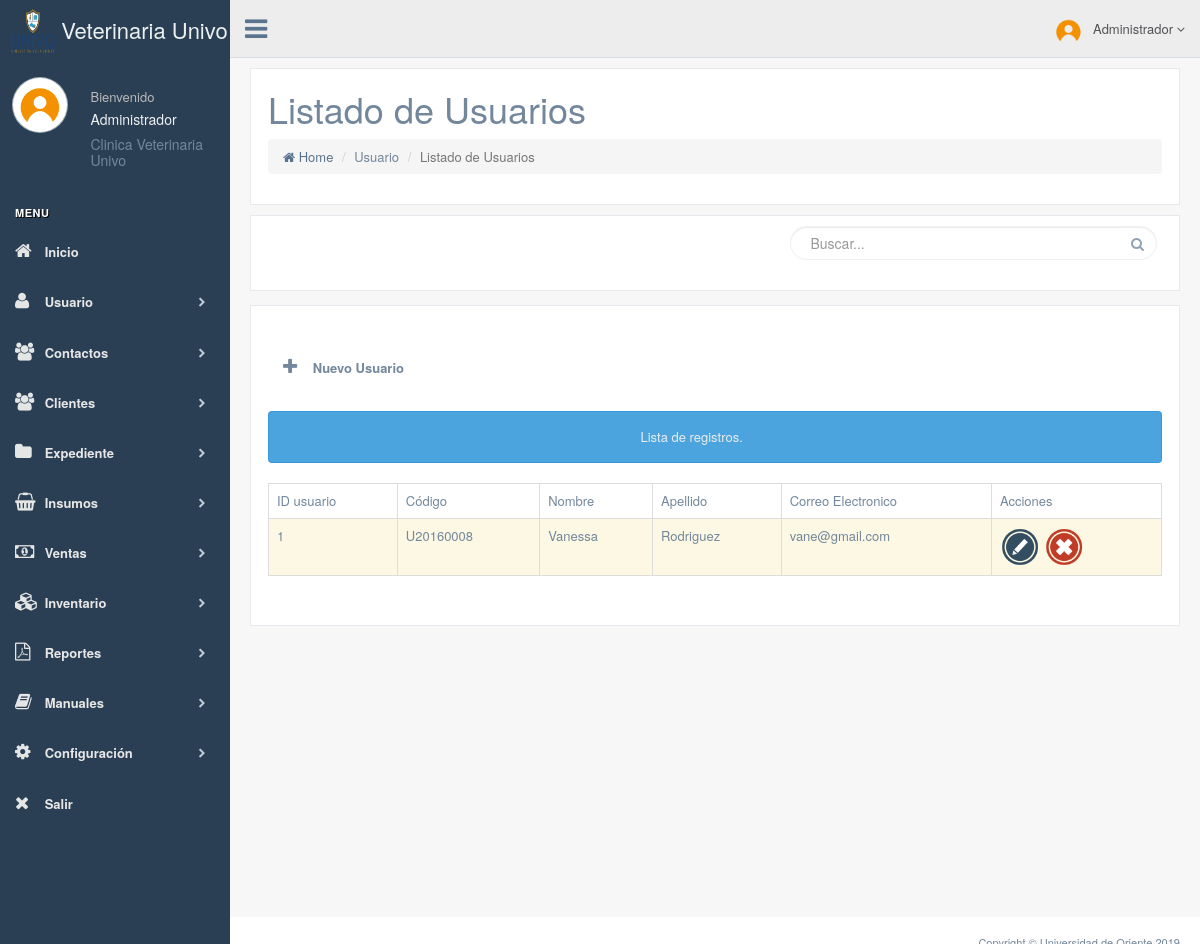
The page /usuario/index.php (signed in) on the database its author committed.
### tables this page shows
CREATE TABLE `usuario` (
  `idUsuario` int(11) NOT NULL,
  `nombreUsuario` varchar(50) NOT NULL,
  `nombre` varchar(50) NOT NULL,
  `apellido` varchar(50) NOT NULL,
  `telefono` varchar(8) NOT NULL,
  `direccion` varchar(100) NOT NULL,
  `clave` varchar(50) NOT NULL,
  `correo` varchar(100) NOT NULL
);

### usuario/index.php (the view, shortened to what this page needs)
<?php
include '../conectar.php';
?>
<!DOCTYPE html>
<html>
<head>
  <?php include '../includes/head.php'?>
</head>
<body class="nav-md">
  <?php include '../includes/nav.php'?>
  <?php include '../includes/cerrarSesion.php'?>
  <div class="right_col" role="main">
    <div class="row">
      <div class="col-md-12">
        <div class="x_panel">
          <section class="content-header">
            <h1>Listado de Usuarios</h1>
            <ol class="breadcrumb">
              <li><a href="../home/"><i class="fa fa-home"></i> Home</a></li>
              <li>Usuario</li>
              <li class="active">Listado de Usuarios</li>
            </ol>
          </section>
        </div>
      </div>
    </div>
    <form method="GET" role="form" id="formulario">
      <div class="">
        <div class="row">
          <div class="col-md-12">
            <div class="x_panel">
              <div class="title_right">
                <div class="col-md-5 col-sm-5 col-xs-12 form-group pull-right top_search">
                  <div class="input-group">
                    <input type="text" id="q" name="q" class="form-control" placeholder="Buscar..." value="<?php if (isset($_GET["q"])) {
    echo $_GET["q"];
}
?>">
                    <span class="input-group-btn">
                      <button class="btn btn-default" type="button">
                        <i class="fa fa-search" aria-hidden="true"></i>
                      </button>
                    </span>
                  </div>
                </div>
              </div>
            </div>
          </div>
        </div>
      </div>
    </form>
    <div class="row">
      <div class="col-md-12 col-sm-12 col-xs-12">
        <div class="x_panel">
          <br>
          <div class="title_left">
            <div class="col-md-5 col-sm-5 col-xs-12 form-group pull-left top_search">
              <div id="sidebar-menu" class="main_menu_side hidden-print main_menu">
                <div class="menu_section">
                  <ul class="nav side-menu">
                    <li>
                      <a href="nuevo.php">
                        <i class="fa fa-plus" style="color: #73879C;"></i>
                        <b style="color: #73879C;"> Nuevo Usuario</b>
                      </a>
                    </li>
                  </ul>
                </div>
              </div>
            </div>
          </div><br><br><br>
<?php
if (isset($_GET["q"])) {
    $q = $_GET["q"];
    $query = @mysqli_query($link, "SELECT * FROM usuario WHERE nombre LIKE '%$q%' OR nombreUsuario LIKE '%$q%' order by idUsuario");
    if (!@mysqli_num_rows($query)) {
        echo "<br><div class=\"alert alert alert-danger\" role=\"alert\">
           <strong>Error</strong>
           No se produjeron resultados.
          </div>";
    } else {
        $nrows = mysqli_num_rows($query);
        if (isset($_GET["info"])) {
            if ($_GET["info"] == "add") {
                echo "<br><div class=\"alert alert alert-info\" role=\"alert\">
           <strong>Exito</strong>
          Registro agregado.
         </div>";
            }
            if ($_GET["info"] == "modificar") {
                echo "<br><div class=\"alert alert alert-info\" role=\"alert\">
            <strong>Exito</strong>
          Registro Modificado.
         </div>";
            }
        } else {
            echo "<br><a href=\"#\">
                           Registros encontrados:
                       <span class=\"badge\">$nrows</span>
                       </a>";
        }
        echo "
    <center>
    <div class=\"table-responsive\">
      <table class=\"table table-bordered table-hover\" >
            <tr>
            <td>ID usuario</td>
            <td>Código</td>
            <td>Nombre</td>
            <td>Apellido</td>
            <td>Correo Electronico</td>
            <td>Acciones</td>
          </tr>";
        while ($data = mysqli_fetch_array($query)) {
            echo "<tr class=\"warning\">
            <td> $data[0]</td>
            <td>$data[nombreUsuario]</td>
            <td>$data[nombre]</td>
            <td>$data[apellido]</td>
            <td>$data[correo]</td>
            <td>
              </a>
              <a href='modificar.php?id=$data[0]'><img src='../img/editar.png' border=0 title='Modificar' style='width: 40px; font-size:20px' title='Modificar'></a>
              <a href=# onclick=\"javascript:if(window.confirm('¿Desea eliminar el usuario $data[0]?q=$q'))
              {location.replace('$_SERVER[PHP_SELF]?action=del&id=$data[0]&q=$q')}\">
              <img src='../img/eliminar.png' border=0 title='Eliminar' style='width: 40px; font-size:20px' title='Eliminar'></a>
          </td>
      </tr> ";
        }
        echo "</table></center><br></br>
    ";
    }
} else {
    $query = @mysqli_query($link, "SELECT * FROM usuario");
    echo "<br><div class=\"alert alert alert-info\" role=\"alert\">
          Lista de registros.
         </div>";
    echo "<p></p>
  <center>
  <div class=\"table-responsive\">
    <table class=\"table table-bordered table-hover\" >
      <tr>
        <td>ID usuario</td>
        <td>Código</td>
        <td>Nombre</td>
        <td>Apellido</td>
        <td>Correo Electronico</td>
        <td>Acciones</td>
      </tr>";
    while ($data = mysqli_fetch_array($query)) {
        echo "<tr class=\"warning\">
              <td> $data[0]</td>
              <td>$data[nombreUsuario]</td>
              <td>$data[nombre]</td>
              <td>$data[apellido]</td>
              <td>$data[correo]</td>
              <td>
                <a href='modificar.php?id=$data[0]'><img src='../img/editar.png' border=0 title='Modificar' style='width: 40px; font-size:20px' title='Modificar'></a>
                <a href=# onclick=\"javascript:if(window.confirm('¿Desea eliminar el usuario $data[0]'))
                {location.replace('$_SERVER[PHP_SELF]?action=del&id=$data[0]')}\">
                <img src='../img/eliminar.png' border=0 title='Eliminar' style='width: 40px; font-size:20px' title='Eliminar'></a>
              </td>
        </tr> ";
    }
    echo "</table>
    </center>
    <br>";
}
?>
        </div>
      </div>
    </div>
  </div>
  </div>
<?php
include '../includes/footer.php';
?>
</body>
</html>

### css/estilo_validar.css (style rules this page uses)
input { border: 1px solid gray; border-radius: 3px; }

### rows shown on the page
usuario: idUsuario "1", nombreUsuario "U20160008", nombre "Vanessa", apellido "Rodriguez", correo "vane@gmail.com"
